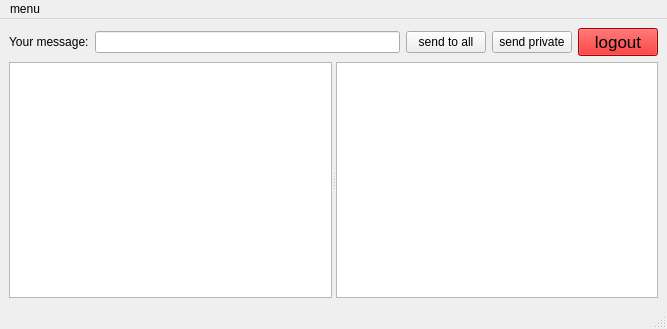
<?xml version="1.0" encoding="UTF-8"?>
<ui version="4.0">
 <class>MainWindow</class>
 <widget class="QMainWindow" name="MainWindow">
  <property name="geometry">
   <rect>
    <x>0</x>
    <y>0</y>
    <width>667</width>
    <height>329</height>
   </rect>
  </property>
  <property name="windowTitle">
   <string>MainWindow</string>
  </property>
  <widget class="QWidget" name="centralwidget">
   <layout class="QVBoxLayout" name="verticalLayout">
    <item>
     <layout class="QHBoxLayout" name="horizontalLayout">
      <item>
       <widget class="QLabel" name="label">
        <property name="text">
         <string>Your message:</string>
        </property>
       </widget>
      </item>
      <item>
       <widget class="QLineEdit" name="chatLineEdit"/>
      </item>
      <item>
       <widget class="QPushButton" name="sendToAllButton">
        <property name="text">
         <string>send to all</string>
        </property>
       </widget>
      </item>
      <item>
       <widget class="QPushButton" name="sendPrivateButton">
        <property name="text">
         <string>send private</string>
        </property>
       </widget>
      </item>
      <item>
       <widget class="QPushButton" name="logoutButton">
        <property name="font">
         <font>
          <pointsize>13</pointsize>
         </font>
        </property>
        <property name="cursor">
         <cursorShape>CrossCursor</cursorShape>
        </property>
        <property name="styleSheet">
         <string notr="true">QPushButton {background-color:#e80000;}</string>
        </property>
        <property name="text">
         <string>logout</string>
        </property>
       </widget>
      </item>
     </layout>
    </item>
    <item>
     <widget class="QSplitter" name="splitter">
      <property name="orientation">
       <enum>Qt::Orientation::Horizontal</enum>
      </property>
      <widget class="QTextBrowser" name="publicBrowser"/>
      <widget class="QTextBrowser" name="privateBrowser"/>
     </widget>
    </item>
   </layout>
  </widget>
  <widget class="QMenuBar" name="menubar">
   <property name="geometry">
    <rect>
     <x>0</x>
     <y>0</y>
     <width>667</width>
     <height>22</height>
    </rect>
   </property>
   <widget class="QMenu" name="menuType_here">
    <property name="title">
     <string>menu</string>
    </property>
    <addaction name="actionclose_client"/>
   </widget>
   <addaction name="menuType_here"/>
  </widget>
  <widget class="QStatusBar" name="statusbar"/>
  <action name="actionclose_client">
   <property name="text">
    <string>close client</string>
   </property>
  </action>
 </widget>
 <resources/>
 <connections/>
</ui>
